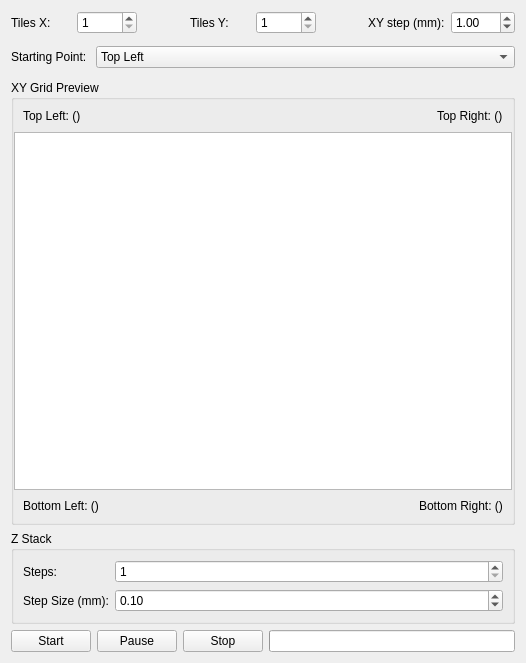
<?xml version="1.0" encoding="UTF-8"?>
<ui version="4.0">
 <class>AcquisitionWindow</class>
 <widget class="QWidget" name="AcquisitionWindow">
  <property name="geometry">
   <rect>
    <x>0</x>
    <y>0</y>
    <width>526</width>
    <height>663</height>
   </rect>
  </property>
  <property name="windowTitle">
   <string>Auto Acquisition with Grid</string>
  </property>
  <layout class="QVBoxLayout" name="mainLayout">
   <item>
    <layout class="QGridLayout" name="inputGrid">
     <item row="0" column="7">
      <widget class="QDoubleSpinBox" name="xystepInput">
       <property name="minimumSize">
        <size>
         <width>60</width>
         <height>0</height>
        </size>
       </property>
       <property name="suffix">
        <string/>
       </property>
       <property name="minimum">
        <double>0.010000000000000</double>
       </property>
       <property name="maximum">
        <double>100.000000000000000</double>
       </property>
       <property name="singleStep">
        <double>0.010000000000000</double>
       </property>
       <property name="value">
        <double>1.000000000000000</double>
       </property>
      </widget>
     </item>
     <item row="0" column="1">
      <widget class="QSpinBox" name="xtilesInput">
       <property name="sizePolicy">
        <sizepolicy hsizetype="Minimum" vsizetype="Fixed">
         <horstretch>0</horstretch>
         <verstretch>0</verstretch>
        </sizepolicy>
       </property>
       <property name="minimumSize">
        <size>
         <width>60</width>
         <height>0</height>
        </size>
       </property>
       <property name="minimum">
        <number>1</number>
       </property>
      </widget>
     </item>
     <item row="0" column="0">
      <widget class="QLabel" name="xtilesLabel">
       <property name="minimumSize">
        <size>
         <width>60</width>
         <height>0</height>
        </size>
       </property>
       <property name="text">
        <string>Tiles X:</string>
       </property>
      </widget>
     </item>
     <item row="0" column="2">
      <spacer name="horizontalSpacer">
       <property name="orientation">
        <enum>Qt::Horizontal</enum>
       </property>
       <property name="sizeHint" stdset="0">
        <size>
         <width>40</width>
         <height>20</height>
        </size>
       </property>
      </spacer>
     </item>
     <item row="0" column="6">
      <widget class="QLabel" name="xystepLabel">
       <property name="text">
        <string>XY step (mm):</string>
       </property>
      </widget>
     </item>
     <item row="0" column="4">
      <widget class="QSpinBox" name="ytilesInput">
       <property name="minimumSize">
        <size>
         <width>60</width>
         <height>0</height>
        </size>
       </property>
       <property name="minimum">
        <number>1</number>
       </property>
      </widget>
     </item>
     <item row="0" column="3">
      <widget class="QLabel" name="ytilesLabel">
       <property name="minimumSize">
        <size>
         <width>60</width>
         <height>0</height>
        </size>
       </property>
       <property name="text">
        <string>Tiles Y:</string>
       </property>
      </widget>
     </item>
     <item row="0" column="5">
      <spacer name="horizontalSpacer_2">
       <property name="orientation">
        <enum>Qt::Horizontal</enum>
       </property>
       <property name="sizeHint" stdset="0">
        <size>
         <width>40</width>
         <height>20</height>
        </size>
       </property>
      </spacer>
     </item>
    </layout>
   </item>
   <item>
    <widget class="QWidget" name="startingpointGroup" native="true">
     <layout class="QFormLayout" name="formLayout">
      <property name="horizontalSpacing">
       <number>9</number>
      </property>
      <property name="verticalSpacing">
       <number>0</number>
      </property>
      <property name="leftMargin">
       <number>0</number>
      </property>
      <property name="topMargin">
       <number>6</number>
      </property>
      <property name="rightMargin">
       <number>0</number>
      </property>
      <property name="bottomMargin">
       <number>6</number>
      </property>
      <item row="0" column="0">
       <widget class="QLabel" name="startingpointLabel">
        <property name="text">
         <string>Starting Point:</string>
        </property>
       </widget>
      </item>
      <item row="0" column="1">
       <widget class="QComboBox" name="startingpointInput">
        <item>
         <property name="text">
          <string>Top Left</string>
         </property>
        </item>
        <item>
         <property name="text">
          <string>Top Right</string>
         </property>
        </item>
        <item>
         <property name="text">
          <string>Bottom Left</string>
         </property>
        </item>
        <item>
         <property name="text">
          <string>Bottom Right</string>
         </property>
        </item>
       </widget>
      </item>
     </layout>
    </widget>
   </item>
   <item>
    <widget class="QGroupBox" name="groupBoxGrid">
     <property name="title">
      <string>XY Grid Preview</string>
     </property>
     <layout class="QVBoxLayout" name="gridPreviewLayout">
      <property name="spacing">
       <number>0</number>
      </property>
      <property name="leftMargin">
       <number>0</number>
      </property>
      <property name="topMargin">
       <number>0</number>
      </property>
      <property name="rightMargin">
       <number>0</number>
      </property>
      <property name="bottomMargin">
       <number>0</number>
      </property>
      <item>
       <widget class="QWidget" name="widget" native="true">
        <property name="sizePolicy">
         <sizepolicy hsizetype="Preferred" vsizetype="Maximum">
          <horstretch>0</horstretch>
          <verstretch>0</verstretch>
         </sizepolicy>
        </property>
        <layout class="QHBoxLayout" name="horizontalLayout">
         <item>
          <widget class="QLabel" name="topleftLabel">
           <property name="sizePolicy">
            <sizepolicy hsizetype="Preferred" vsizetype="Expanding">
             <horstretch>0</horstretch>
             <verstretch>0</verstretch>
            </sizepolicy>
           </property>
           <property name="text">
            <string>Top Left: ()</string>
           </property>
          </widget>
         </item>
         <item alignment="Qt::AlignRight">
          <widget class="QLabel" name="toprightLabel">
           <property name="text">
            <string>Top Right: ()</string>
           </property>
          </widget>
         </item>
        </layout>
       </widget>
      </item>
      <item>
       <widget class="QGraphicsView" name="graphicsViewGrid"/>
      </item>
      <item>
       <widget class="QWidget" name="widget_2" native="true">
        <property name="sizePolicy">
         <sizepolicy hsizetype="Preferred" vsizetype="Maximum">
          <horstretch>0</horstretch>
          <verstretch>0</verstretch>
         </sizepolicy>
        </property>
        <layout class="QHBoxLayout" name="horizontalLayout_2">
         <item>
          <widget class="QLabel" name="bottomleftLabel">
           <property name="text">
            <string>Bottom Left: ()</string>
           </property>
          </widget>
         </item>
         <item alignment="Qt::AlignRight">
          <widget class="QLabel" name="bottomrightLabel">
           <property name="text">
            <string>Bottom Right: ()</string>
           </property>
          </widget>
         </item>
        </layout>
       </widget>
      </item>
      <item>
       <layout class="QHBoxLayout" name="coordLayout"/>
      </item>
     </layout>
    </widget>
   </item>
   <item>
    <widget class="QGroupBox" name="groupBoxZ">
     <property name="title">
      <string>Z Stack</string>
     </property>
     <layout class="QFormLayout" name="formLayoutZ">
      <item row="0" column="0">
       <widget class="QLabel" name="labelZSteps">
        <property name="text">
         <string>Steps:</string>
        </property>
       </widget>
      </item>
      <item row="0" column="1">
       <widget class="QSpinBox" name="ztilesInput">
        <property name="minimum">
         <number>1</number>
        </property>
        <property name="maximum">
         <number>999</number>
        </property>
       </widget>
      </item>
      <item row="1" column="0">
       <widget class="QLabel" name="labelZStepSize">
        <property name="text">
         <string>Step Size (mm):</string>
        </property>
       </widget>
      </item>
      <item row="1" column="1">
       <widget class="QDoubleSpinBox" name="zstepInput">
        <property name="decimals">
         <number>2</number>
        </property>
        <property name="minimum">
         <double>0.010000000000000</double>
        </property>
        <property name="singleStep">
         <double>0.010000000000000</double>
        </property>
        <property name="value">
         <double>0.100000000000000</double>
        </property>
       </widget>
      </item>
     </layout>
    </widget>
   </item>
   <item>
    <layout class="QHBoxLayout" name="controlButtons">
     <item>
      <widget class="QPushButton" name="startButton">
       <property name="text">
        <string>Start</string>
       </property>
      </widget>
     </item>
     <item>
      <widget class="QPushButton" name="pauseButton">
       <property name="text">
        <string>Pause</string>
       </property>
      </widget>
     </item>
     <item>
      <widget class="QPushButton" name="stopButton">
       <property name="text">
        <string>Stop</string>
       </property>
      </widget>
     </item>
     <item>
      <widget class="QProgressBar" name="progressBar"/>
     </item>
    </layout>
   </item>
  </layout>
 </widget>
 <resources/>
 <connections/>
</ui>
